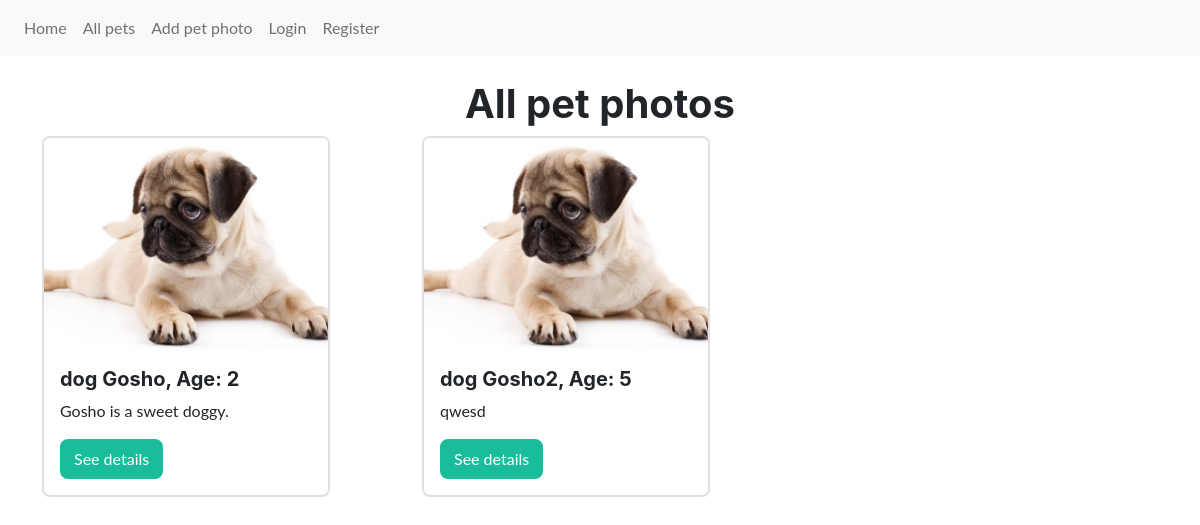
/pets/, run on the app's committed database.
### petstagram/pets/models.py (models this page shows, shortened)
class Pet(models.Model):
    TYPE_CHOICE_DOG = 'dog'
    TYPE_CHOICE_CAT = 'cat'
    TYPE_CHOICE_PARROT = 'parrot'
    TYPE_CHOICES = (
        (TYPE_CHOICE_DOG, 'Dog'),
        (TYPE_CHOICE_CAT, 'Cat'),
        (TYPE_CHOICE_PARROT, 'Parrot'),
    )
    type = models.CharField(
        max_length=6,
        choices=TYPE_CHOICES,
    )
    name = models.CharField(
        max_length=6,
    )
    age = models.PositiveIntegerField()
    description = models.TextField()
    image = models.ImageField(
        upload_to='pets',
    )
    user = models.ForeignKey(
        UserModel,
        on_delete=models.CASCADE,
    )

### petstagram/pets/views.py (the view)
# urls.py: path('', ListPetsView.as_view(), name='list pets'),
class ListPetsView(ListView):
    template_name = 'pets/pet_list.html'
    context_object_name = 'pets'
    model = Pet

### templates/pets/pet_list.html
{% extends 'shared/base.html' %}
{% block content %}
    <h1 class='text-center'>All pet photos</h1>
    <div class="row">
        {% for pet in pets %}
            <div class="col-lg-4">
                <div class="card" style="width: 18rem;">
                    <img src="{{ pet.image.url }}" class="card-img-top" alt="{{ pet.description }}">
                    <div class="card-body">
                        <h5 class="card-title">{{ pet.type }} {{ pet.name }}, Age: {{ pet.age }}</h5>
                        <p class="card-text">{{ pet.description }}</p>
                        <a href="{% url 'pet details' pet.id %}" class="btn btn-primary">See details</a>
                    </div>
                </div>
            </div>
        {% endfor %}
    </div>
{% endblock %}

### templates/shared/base.html (shortened to what this page needs)
{% load static %}
<!DOCTYPE html>
<html lang="en">
<head>
    <link rel="stylesheet" href="https://stackpath.bootstrapcdn.com/bootstrap/4.3.1/css/bootstrap.min.css"
>
    <link rel="stylesheet" href="https://stackpath.bootstrapcdn.com/font-awesome/4.7.0/css/font-awesome.min.css"
>
    <link rel="stylesheet" href="{% static 'theme/css/styles.css' %}">
</head>
<body>
<nav class="navbar navbar-expand-lg navbar-light bg-light" style="margin-bottom:2%">
    <div class="collapse navbar-collapse" id="navbarNavDropdown">
        <ul class="navbar-nav">
            <li>
                <a class="nav-link" href="#">Home</a></li>
            <li>
                <a class="nav-link" href="{% url 'list pets' %}">All pets</a>
            </li>
            <li><a class="nav-link" href="{% url 'create pet' %}">Add pet photo</a></li>
            {% if request.user.is_authenticated %}
                <li>
                    <a class="nav-link"  href="{% url 'profile details' %}">{{ request.user }}</a>
                </li>
                <li class="nav-item">
                    <a class="nav-link" href="{% url 'log out user' %}">Log out</a>
                </li>
            {% else %}
                <li class="float-right">
                    <a class="nav-link" href="{% url 'log in user' %}">Login</a>
                </li>
                <li class="float-right">
                    <a class="nav-link" href="{% url 'register user' %}">Register</a>
                </li>
            {% endif %}
        </ul>
    </div>
</nav>
<div class="container">
    {% block content %}
    {% endblock %}
</div>
</body>
</html>

### data on the page
Pet: image (picture), type "dog", name "Gosho", age "2", description "Gosho is a sweet doggy."
Pet: image (picture), type "dog", name "Gosho2", age "5", description "qwesd"
